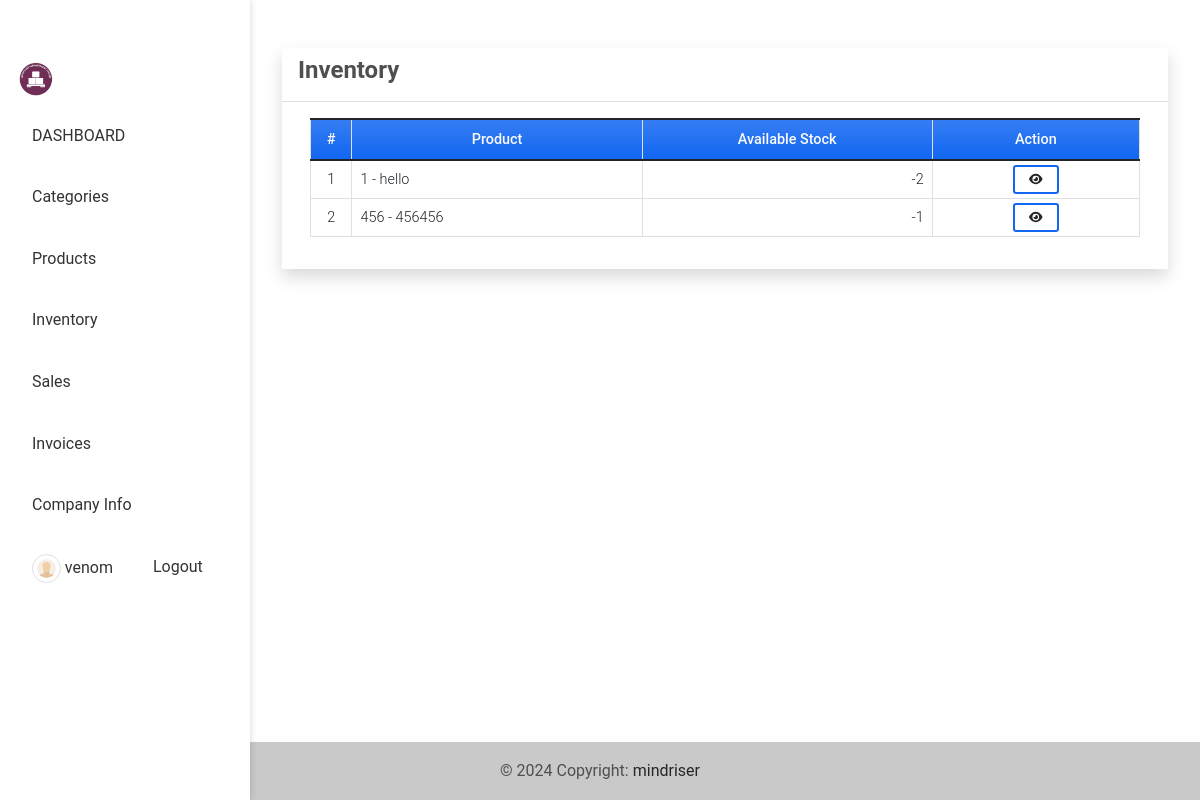
/inventory (signed in), run on the app's committed database.
### imsApp/models.py (models this page shows, shortened)
class Product(models.Model):
    code=models.CharField(max_length=100,blank=True, null=True)
    name=models.CharField(max_length=250,blank=True, null=True)
    unit=models.CharField(max_length=250,blank=True, null=True)
    description = models.TextField()
    price = models.FloatField(default=0)
    status = models.CharField(max_length=2, choices=(('1','Active'),('2','Inactive')), default=1)
    date_created = models.DateTimeField(default=timezone.now)
    date_updated = models.DateTimeField(auto_now=True)
    def __str__(self):
        return self.code + ' - ' + self.name
    def count_inventory(self):
        stocks = Stock.objects.filter(product = self)
        stockIn = 0
        stockOut = 0
        for stock in stocks:
            if stock.type == '1':
                stockIn = int(stockIn) + int(stock.quantity)
            else:
                stockOut = int(stockOut) + int(stock.quantity)
        available  = stockIn - stockOut
        return available

class Stock(models.Model):
    product = models.ForeignKey(Product, on_delete=models.CASCADE)
    quantity = models.FloatField(default=0)
    type = models.CharField(max_length=2,choices=(('1','Stock-in'),('2','Stock-Out')), default = 1)
    date_created = models.DateTimeField(default=timezone.now)
    date_updated = models.DateTimeField(auto_now=True)

### imsApp/views.py (the view)
# urls.py: path('inventory',views.inventory,name='inventory-page'),
@login_required
def inventory(request):
    context['page_title'] = 'Inventory'
    products = Product.objects.all()
    context['products'] = products
    return render(request, 'inventory.html', context)

### imsApp/templates/inventory.html (shortened to what this page needs)
{% extends 'base.html' %} {% load humanize %} {% block pageContent %}
<div class="col-lg-12 col-md-12 col-sm-12 col-xs-12">
    <div class="card card-default rounded-0 shadow ">
        <div class="card-header">
            <div class="d-flex w-100 align-items-center justify-content-between">
                <h4 class="card-title fw-bold">Inventory</h4>
            </div>
        </div>
        <div class="card-body">
            <div class="container-fluid">
                <table class="table table-bordered" id="product-list">
                    <colgroup>
                        <col width="5%">
                        <col width="35%">
                        <col width="35%">
                        <col width="25%">
                    </colgroup>
                    <thead>
                        <tr class="bg-gradient bg-primary bg-opacity-50 text-light">
                            <th class="px-2 py-2 text-center">#</th>
                            <th class="px-2 py-2 text-center">Product</th>
                            <th class="px-2 py-2 text-center">Available Stock</th>
                            <th class="px-2 py-2 text-center">Action</th>
                        </tr>
                    </thead>
                    <tbody>
                        {% for product in products %}
                        <tr>
                            <td class="px-2 py-1 align-middle text-center">{{ forloop.counter }}</td>
                            <td class="px-2 py-1 align-middle">{{ product }}</td>
                            <td class="px-2 py-1 align-middle text-end">{{ product.count_inventory }}</td>
                            <td class="px-2 py-1 align-middle text-center">
                                <a class="btn btn-outline-primary btn-sm" href="{% url 'inventory-history-page' product.pk %}" data-id="{{ product.pk }}" title="View History">
                                    <i class="fa fa-eye text-dark"></i>
                                </a>
                            </td>
                        </tr>
                        {% endfor %}
                    </tbody>
                </table>
            </div>
        </div>
    </div>
</div>
{% endblock pageContent %}

### imsApp/templates/base.html (shortened to what this page needs)
{% load static %}
<!DOCTYPE html>
<html lang="en">
<head>
    <link rel="stylesheet" href="{% static 'assets/font-awesome/css/all.min.css' %}">
    <link rel="stylesheet" href="{% static 'assets/bootstrap/css/bootstrap.min.css' %}">
    <link rel="stylesheet" href="{% static 'assets/select2/dist/css/select2.min.css' %}">
    <link rel="stylesheet" href="{% static 'assets/mdb-blogtemplate/css/mdb.min.css' %}" />
    <link rel="stylesheet" href="{% static 'assets/DataTables/datatables.min.css' %}" />
    <link rel="stylesheet" href="{% static 'assets/default/css/style.css' %}">
</head>
<body class="">
    {% block sidebar %}
    <div class="sidebar">
        <div class="container">
            <a class="navbar-brand" target="_blank" href="{% url 'home-page' %}">
                <img src="{{ MEDIA_URL }}/default/logo.png" height="16" alt="{{ MEDIA_URL }}" loading="lazy" style="margin-top: -3px;" />
            </a>
            <ul class="navbar-nav me-auto mb-2 mb-lg-0" id="sideNav">
                {% if user.id %}
                <li class="nav-item">
                    <a class="nav-link" aria-current="page" href="{% url 'home-page' %}">DASHBOARD</a>
                </li>
                <li class="nav-item">
                    <a class="nav-link" aria-current="page" href="{% url 'category-page' %}">Categories</a>
                </li>
                <li class="nav-item">
                    <a class="nav-link" aria-current="page" href="{% url 'product-page' %}">Products</a>
                </li>
                <li class="nav-item">
                    <a class="nav-link" aria-current="page" href="{% url 'inventory-page' %}">Inventory</a>
                </li>
                <li class="nav-item">
                    <a class="nav-link" aria-current="page" href="{% url 'sales-page' %}">Sales</a>
                </li>
                <li class="nav-item">
                    <a class="nav-link" aria-current="page" href="{% url 'invoice-page' %}">Invoices</a>
                </li>
                <li class="nav-item">
                    <a class="nav-link" aria-current="page" href="{% url 'company-info-detail' %}">Company Info</a>
                </li>
                {% endif %}
            </ul>
            <ul class="navbar-nav d-flex flex-row">
                {% if user.id %}
                <li class="nav-item">
                    <a class="nav-link" href="{% url 'profile' %}">
                        <span class="me-1"><img src="{{ MEDIA_URL }}/default/default-avatar.png" alt="User Avatar" id="user-avatar" class="img-thumbnail rounded-circle"></span>{{ user.username }}
                    </a>
                </li>
                <li class="nav-item">
                    <a class="nav-link" href="{% url 'logout' %}">Logout</a>
                </li>
                {% endif %}
            </ul>
        </div>
    </div>
    {% endblock sidebar %}
    <main class="content py-5">
        <div class="container mb-3">
            {% block pageContent %}
            {% endblock pageContent %}
        </div>
    </main>
    <footer class="bg-light text-lg-start">
        <div class="text-center p-3" style="background-color: rgba(0, 0, 0, 0.2);">
            © {% now 'Y' %} Copyright:
            <a class="text-dark" href="https://sourcecodester.com/tips23" target="_blank">mindriser</a>
        </div>
    </footer>
</body>
</html>

### static/assets/default/css/style.css (style rules this page uses)
html, body { height: 100%; width: 100%; max-height: 100%; overflow: auto; display: flex; flex-direction: column; }
body>main { flex-shrink: auto; flex-grow: auto; overflow: auto; }
body>footer { flex-shrink: auto; position: absolute; bottom: 0; left: 0; width: calc(100%); }
#user-avatar { width: 1.8rem; height: 1.8rem; object-fit: scale-down; object-position: center center; }
.navbar-brand>img { height: 2em; }

### imsApp/templates/base.html (style rules this page uses)
body { display: flex; }
.sidebar { width: 250px; height: 100vh; position: fixed; top: 0; left: 0; background-color: #fff; box-shadow: 2px 0 5px rgba(0, 0, 0, 0.1); padding-top: 58px; z-index: 1000; }
.sidebar .nav-item { padding: 10px 20px; }
.sidebar .nav-item .nav-link { display: block; color: #333; text-decoration: none; }
.content { margin-left: 250px; padding: 20px; width: calc(100% - 250px); }

### data on the page
Product: code+name "1 - hello", count_inventory "-2"
Product: code+name "456 - 456456", count_inventory "-1"

### other printed values
{{ user.username }} "venom"
